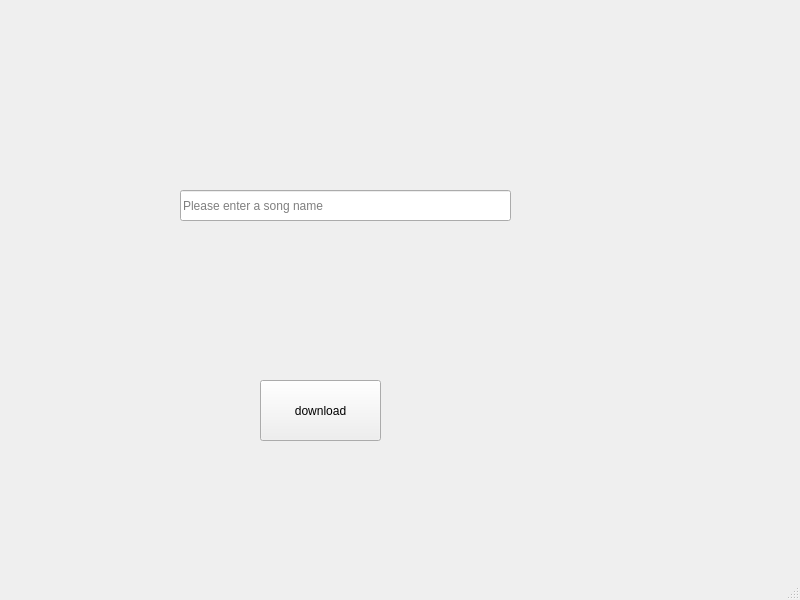
<?xml version="1.0" encoding="UTF-8"?>
<ui version="4.0">
 <class>MainWindow</class>
 <widget class="QMainWindow" name="MainWindow">
  <property name="geometry">
   <rect>
    <x>0</x>
    <y>0</y>
    <width>800</width>
    <height>600</height>
   </rect>
  </property>
  <property name="windowTitle">
   <string>QQ Music Download</string>
  </property>
  <widget class="QWidget" name="centralwidget">
   <widget class="QPushButton" name="pushButton">
    <property name="geometry">
     <rect>
      <x>260</x>
      <y>380</y>
      <width>121</width>
      <height>61</height>
     </rect>
    </property>
    <property name="text">
     <string>download</string>
    </property>
   </widget>
   <widget class="QLineEdit" name="lineEdit">
    <property name="geometry">
     <rect>
      <x>180</x>
      <y>190</y>
      <width>331</width>
      <height>31</height>
     </rect>
    </property>
    <property name="placeholderText">
     <string>Please enter a song name</string>
    </property>
   </widget>
  </widget>
  <widget class="QMenuBar" name="menubar">
   <property name="geometry">
    <rect>
     <x>0</x>
     <y>0</y>
     <width>800</width>
     <height>23</height>
    </rect>
   </property>
  </widget>
  <widget class="QStatusBar" name="statusbar"/>
 </widget>
 <resources/>
 <connections/>
</ui>
